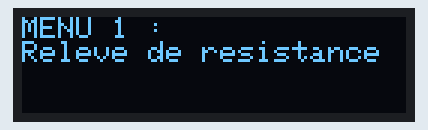
Simulated run of this sketch. Board: Arduino Uno, built with avr-gcc and run on an emulated ATmega328P. Shown: 128×32 one-colour display. The display library's start-up logo is not drawn.

Above: at 2.1 s.
At 4.1 s:
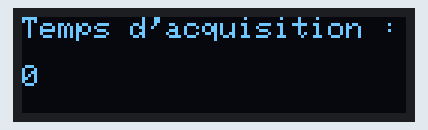

The sketch:

OLED_TEST.ino
```cpp
#include <Wire.h>
#include <Adafruit_GFX.h>
#include <Adafruit_SSD1306.h>
#include <Adafruit_BusIO_Register.h>
#include <Adafruit_I2CDevice.h>
#include <Adafruit_I2CRegister.h>
#include <Adafruit_SPIDevice.h>


#define SCREEN_WIDTH 128 // OLED display width, in pixels
#define SCREEN_HEIGHT 32 // OLED display height, in pixels

// Declaration for an SSD1306 display connected to I2C (SDA, SCL pins)
#define OLED_RESET 4 // Reset pin # (or -1 if sharing Arduino reset pin)
#define SCREEN_ADDRESS 0x3C ///< See datasheet for Address; 0x3D for 128x64, 0x3C for 128x32
Adafruit_SSD1306 display(SCREEN_WIDTH, SCREEN_HEIGHT, &Wire, OLED_RESET);

int temps_acquisition = 0;

void setup() {
  // put your setup code here, to run once:

  if(!display.begin(SSD1306_SWITCHCAPVCC, SCREEN_ADDRESS)) {
    Serial.println(F("SSD1306 allocation failed"));
    for(;;); // Don't proceed, loop forever
  }

  // Show initial display buffer contents on the screen --
  // the library initializes this with an Adafruit splash screen.
  display.display();
  delay(2000); // Pause for 2 seconds

  // Clear the buffer
  display.clearDisplay();

}

void loop() {
  // put your main code here, to run repeatedly:

  display.clearDisplay();
  display.setTextSize(1);      // Normal 1:1 pixel scale
  display.setTextColor(SSD1306_WHITE); // Draw white text
  display.setCursor(0, 0);     // Start at top-left corner
  display.println(F("MENU 1 : \nReleve de resistance"));
  display.display();

  delay(2000);

  display.clearDisplay();
  display.setTextSize(1);      // Normal 1:1 pixel scale
  display.setTextColor(SSD1306_WHITE); // Draw white text
  display.setCursor(0, 0);     // Start at top-left corner
  display.println("Temps d'acquisition : ");
  display.println(temps_acquisition);
  display.display();

  delay (2000);

}

// OLED OK!
```

Measured:
- what the display in image 0 shows lasts 2.0 s, from 2.1 s to 4.1 s
